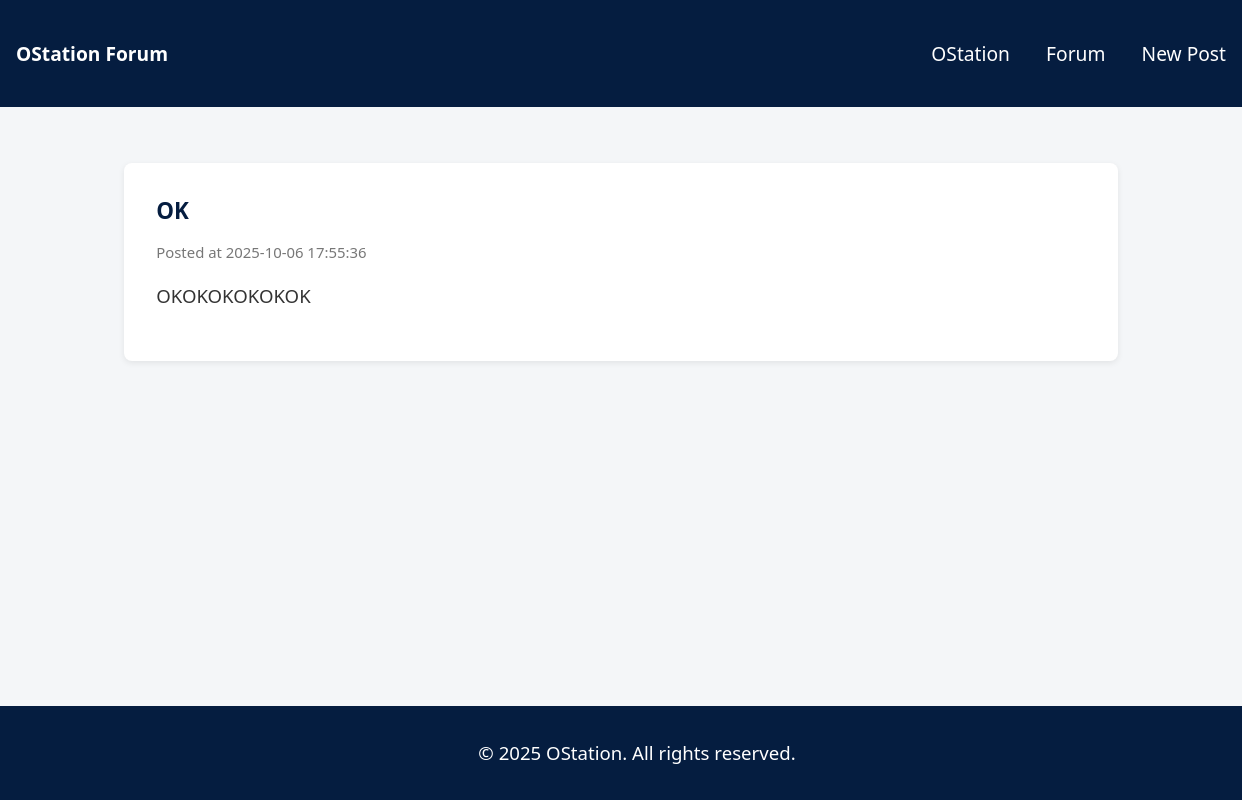
The app's page /forum/ with its own data.
### tables this page shows
CREATE TABLE forum_posts (
            id INTEGER PRIMARY KEY AUTOINCREMENT,
            user_id INTEGER,
            title TEXT NOT NULL,
            content TEXT NOT NULL,
            created_at DATETIME DEFAULT CURRENT_TIMESTAMP,
            FOREIGN KEY (user_id) REFERENCES user_info(id)
        );

### forum_app.py (the view)
@forum_bp.route("/")
def forum_index():
    page = request.args.get("page", 1, type=int)
    conn = get_db_connection()
    cursor = conn.cursor()
    cursor.execute("SELECT COUNT(*) FROM forum_posts")
    total_posts = cursor.fetchone()[0]
    total_pages = (total_posts + POSTS_PER_PAGE - 1) // POSTS_PER_PAGE
    offset = (page - 1) * POSTS_PER_PAGE
    cursor.execute(
        "SELECT * FROM forum_posts ORDER BY created_at DESC LIMIT ? OFFSET ?",
        (POSTS_PER_PAGE, offset)
    )
    posts = cursor.fetchall()
    conn.close()
    return render_template(
        "forum_index.html",
        posts=posts,
        page=page,
        total_pages=total_pages
    )

### forum_app.py (called while the page is built)
def get_db_connection():
    conn = sqlite3.connect(DB_PATH)
    conn.row_factory = sqlite3.Row  # 返回类似字典的行
    return conn

### templates/forum/forum_index.html (shortened to what this page needs)
<!DOCTYPE html>
<html lang="en">
<head>
</head>
<body>
<header>
    <h1>OStation Forum</h1>
    <nav>
        <a href="{{ url_for('index') }}">OStation</a>
        <a href="{{ url_for('forum.forum_index') }}">Forum</a>
        <a href="{{ url_for('forum.forum_new_post') }}">New Post</a>
    </nav>
</header>
<main>
    {% for post in posts %}
    <div class="post-card">
        <h2><a href="{{ url_for('forum.forum_post', post_id=post['id']) }}">{{ post['title'] }}</a></h2>
        <p class="meta">Posted at {{ post['created_at'] }}</p>
        <p class="content-preview">{{ post['content'][:150] }}{% if post['content']|length > 150 %}...{% endif %}</p>
    </div>
    {% else %}
    <p>No posts yet. <a href="{{ url_for('forum.forum_new_post') }}">Create the first one!</a></p>
    {% endfor %}
</main>
<footer>
    <p>&copy; 2025 OStation. All rights reserved.</p>
</footer>
</body>
</html>

### templates/forum/forum_index.html (style rules this page uses)
body { font-family: "Segoe UI", Roboto, sans-serif; width:100%; padding: 0; margin: 0; background: #f4f6f8; color: #333; min-height: 100vh; display: flex; flex-direction: column; }
header { background: #051d40; width:100%; color: #fff; padding: 0; margin: 0; display: flex; justify-content: space-between; align-items: center; }
header h1 { margin: 1rem; font-size: clamp(1.2rem, 1.5vw, 2rem); }
nav a { color: #fff; margin: 1.5rem auto; padding: 1rem 1rem; text-decoration: none; font-weight: 500; transition: color 0.3s ease, transform 0.3s ease; font-size: clamp(1.2rem, 1.5vw, 2.5rem); display: inline-block; }
main { flex: 1; width: 80%; max-width: 1200px; margin: 2rem auto; padding: 0 1rem; }
.post-card { background: #fff; border-radius: 8px; padding: 2rem; margin: 1.5rem 0; box-shadow: 0 2px 6px rgba(0, 0, 0, 0.08); font-size: clamp(1rem, 1.5vw, 2.0rem); transition: transform 0.2s ease, box-shadow 0.2s ease; }
.post-card h2 { margin: 0 0 1rem; font-size: clamp(1.2rem, 1.8vw, 2.2rem); }
.post-card h2 a { text-decoration: none; color: #051d40; transition: color 0.2s ease; }
.post-card .meta { font-size: clamp(0.9rem, 1.2vw, 1.2rem); color: #777; margin-bottom: 1rem; }
.post-card .content-preview { line-height: 1.6; font-size: clamp(1rem, 1.5vw, 1.8rem); }
footer { background: #051d40; color: #fff; text-align: center; padding: 1rem; margin-top: auto; position: relative; width: 100%; font-size: clamp(1rem, 1.5vw, 2.0rem); }

### records on screen
forum_posts: title "OK", created_at "2025-10-06 17:55:36", content "OKOKOKOKOKOK"
